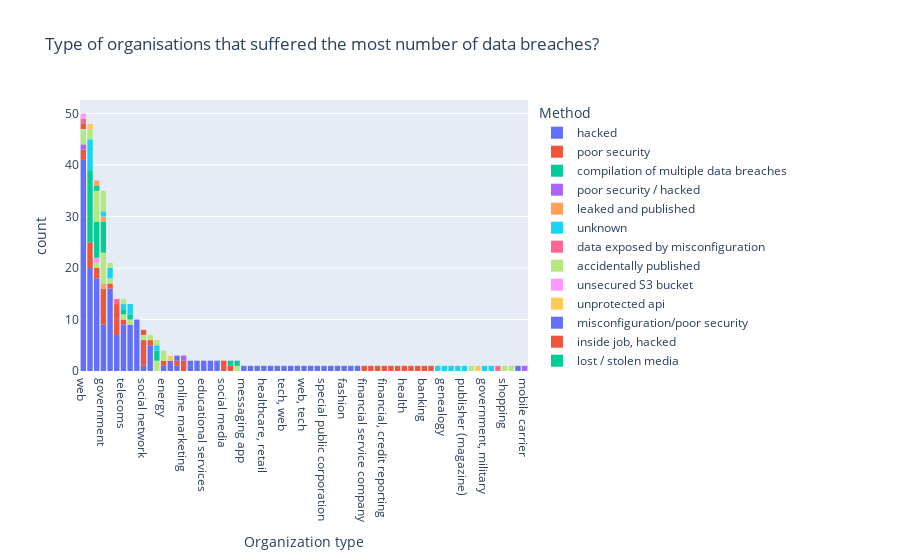

The code cell stored with this chart in its notebook:
### Code cell
fig = px.histogram(dataset, x="Organization type", y="Organization type", histfunc="count", color="Method", labels={'x':'Year', 'y':'Records'}, title='Type of organisations that suffered the most number of data breaches?').update_xaxes(categoryorder='total descending')
fig.show()

### Figure 1 — Plotly figure (JSON) as saved in the notebook; plotly's stock layout.template omitted (floating-point values rounded to 4 significant figures; data arrays with more than 128 entries replaced by an {"elided": "..."} marker saying what was removed)
{"data": [{"alignmentgroup": "True", "bingroup": "x", "histfunc": "count", "hovertemplate": "Method=hacked<br>Organization type=%{x}<br>count=%{y}<extra></extra>", "legendgroup": "hacked", "marker": {"color": "#636efa", "pattern": {"shape": ""}}, "name": "hacked", "offsetgroup": "hacked", "orientation": "v", "showlegend": true, "type": "histogram", "x": {"elided": "176 str values"}, "xaxis": "x", "y": {"elided": "176 str values"}, "yaxis": "y"}, {"alignmentgroup": "True", "bingroup": "x", "histfunc": "count", "hovertemplate": "Method=poor security<br>Organization type=%{x}<br>count=%{y}<extra></extra>", "legendgroup": "poor security", "marker": {"color": "#EF553B", "pattern": {"shape": ""}}, "name": "poor security", "offsetgroup": "poor security", "orientation": "v", "showlegend": true, "type": "histogram", "x": ["online marketing", "financial service company", "government", "online marketing", "social network", "data broker", "telecommunications", "tech", "social network", "tech", "personal and demographic data about residents and their properties of US", "social network", "financial, credit reporting", "market analysis", "tech", "government", "social network", "government", "government", "social media", "Clinical Laboratory", "tech", "various", "social media", "telecoms", "energy", "government", "healthcare", "health", "social network", "tech", "healthcare", "phone accessories", "healthcare", "web", "retail", "bureau", "government", "healthcare", "financial", "financial", "healthcare", "banking", "web", "transport", "tech", "government", "consulting, accounting"], "xaxis": "x", "y": ["online marketing", "financial service company", "government", "online marketing", "social network", "data broker", "telecommunications", "tech", "social network", "tech", "personal and demographic data about residents and their properties of US", "social network", "financial, credit reporting", "market analysis", "tech", "government", "social network", "government", "government", "social media", "Clinical Laboratory", "tech", "various", "social media", "telecoms", "energy", "government", "healthcare", "health", "social network", "tech", "healthcare", "phone accessories", "healthcare", "web", "retail", "bureau", "government", "healthcare", "financial", "financial", "healthcare", "banking", "web", "transport", "tech", "government", "consulting, accounting"], "yaxis": "y"}, {"alignmentgroup": "True", "bingroup": "x", "histfunc": "count", "hovertemplate": "Method=compilation of multiple data breaches<br>Organization type=%{x}<br>count=%{y}<extra></extra>", "legendgroup": "compilation of multiple data breaches", "marker": {"color": "#00cc96", "pattern": {"shape": ""}}, "name": "compilation of multiple data breaches", "offsetgroup": "compilation of multiple data breaches", "orientation": "v", "showlegend": true, "type": "histogram", "x": ["various"], "xaxis": "x", "y": ["various"], "yaxis": "y"}, {"alignmentgroup": "True", "bingroup": "x", "histfunc": "count", "hovertemplate": "Method=poor security / hacked<br>Organization type=%{x}<br>count=%{y}<extra></extra>", "legendgroup": "poor security / hacked", "marker": {"color": "#ab63fa", "pattern": {"shape": ""}}, "name": "poor security / hacked", "offsetgroup": "poor security / hacked", "orientation": "v", "showlegend": true, "type": "histogram", "x": ["web"], "xaxis": "x", "y": ["web"], "yaxis": "y"}, {"alignmentgroup": "True", "bingroup": "x", "histfunc": "count", "hovertemplate": "Method=leaked and published<br>Organization type=%{x}<br>count=%{y}<extra></extra>", "legendgroup": "leaked and published", "marker": {"color": "#FFA15A", "pattern": {"shape": ""}}, "name": "leaked and published", "offsetgroup": "leaked and published", "orientation": "v", "showlegend": true, "type": "histogram", "x": ["government"], "xaxis": "x", "y": ["government"], "yaxis": "y"}, {"alignmentgroup": "True", "bingroup": "x", "histfunc": "count", "hovertemplate": "Method=unknown<br>Organization type=%{x}<br>count=%{y}<extra></extra>", "legendgroup": "unknown", "marker": {"color": "#19d3f3", "pattern": {"shape": ""}}, "name": "unknown", "offsetgroup": "unknown", "orientation": "v", "showlegend": true, "type": "histogram", "x": ["Telephone directory", "genealogy", "background check", "humanitarian", "publisher (magazine)"], "xaxis": "x", "y": ["Telephone directory", "genealogy", "background check", "humanitarian", "publisher (magazine)"], "yaxis": "y"}, {"alignmentgroup": "True", "bingroup": "x", "histfunc": "count", "hovertemplate": "Method=data exposed by misconfiguration<br>Organization type=%{x}<br>count=%{y}<extra></extra>", "legendgroup": "data exposed by misconfiguration", "marker": {"color": "#FF6692", "pattern": {"shape": ""}}, "name": "data exposed by misconfiguration", "offsetgroup": "data exposed by misconfiguration", "orientation": "v", "showlegend": true, "type": "histogram", "x": ["tech"], "xaxis": "x", "y": ["tech"], "yaxis": "y"}, {"alignmentgroup": "True", "bingroup": "x", "histfunc": "count", "hovertemplate": "Method=accidentally published<br>Organization type=%{x}<br>count=%{y}<extra></extra>", "legendgroup": "accidentally published", "marker": {"color": "#B6E880", "pattern": {"shape": ""}}, "name": "accidentally published", "offsetgroup": "accidentally published", "orientation": "v", "showlegend": true, "type": "histogram", "x": ["financial", "web", "tech, retail", "web", "government", "social network", "government", "government", "government", "government", "military", "web", "telecoms", "web, military", "government", "retail", "military", "academic"], "xaxis": "x", "y": ["financial", "web", "tech, retail", "web", "government", "social network", "government", "government", "government", "government", "military", "web", "telecoms", "web, military", "government", "retail", "military", "academic"], "yaxis": "y"}, {"alignmentgroup": "True", "bingroup": "x", "histfunc": "count", "hovertemplate": "Method=unsecured S3 bucket<br>Organization type=%{x}<br>count=%{y}<extra></extra>", "legendgroup": "unsecured S3 bucket", "marker": {"color": "#FF97FF", "pattern": {"shape": ""}}, "name": "unsecured S3 bucket", "offsetgroup": "unsecured S3 bucket", "orientation": "v", "showlegend": true, "type": "histogram", "x": ["financial"], "xaxis": "x", "y": ["financial"], "yaxis": "y"}, {"alignmentgroup": "True", "bingroup": "x", "histfunc": "count", "hovertemplate": "Method=unprotected api<br>Organization type=%{x}<br>count=%{y}<extra></extra>", "legendgroup": "unprotected api", "marker": {"color": "#FECB52", "pattern": {"shape": ""}}, "name": "unprotected api", "offsetgroup": "unprotected api", "orientation": "v", "showlegend": true, "type": "histogram", "x": ["local search"], "xaxis": "x", "y": ["local search"], "yaxis": "y"}, {"alignmentgroup": "True", "bingroup": "x", "histfunc": "count", "hovertemplate": "Method=misconfiguration/poor security<br>Organization type=%{x}<br>count=%{y}<extra></extra>", "legendgroup": "misconfiguration/poor security", "marker": {"color": "#636efa", "pattern": {"shape": ""}}, "name": "misconfiguration/poor security", "offsetgroup": "misconfiguration/poor security", "orientation": "v", "showlegend": true, "type": "histogram", "x": ["telecommunications"], "xaxis": "x", "y": ["telecommunications"], "yaxis": "y"}, {"alignmentgroup": "True", "bingroup": "x", "histfunc": "count", "hovertemplate": "Method=inside job, hacked<br>Organization type=%{x}<br>count=%{y}<extra></extra>", "legendgroup": "inside job, hacked", "marker": {"color": "#EF553B", "pattern": {"shape": ""}}, "name": "inside job, hacked", "offsetgroup": "inside job, hacked", "orientation": "v", "showlegend": true, "type": "histogram", "x": ["web"], "xaxis": "x", "y": ["web"], "yaxis": "y"}, {"alignmentgroup": "True", "bingroup": "x", "histfunc": "count", "hovertemplate": "Method=lost / stolen media<br>Organization type=%{x}<br>count=%{y}<extra></extra>", "legendgroup": "lost / stolen media", "marker": {"color": "#00cc96", "pattern": {"shape": ""}}, "name": "lost / stolen media", "offsetgroup": "lost / stolen media", "orientation": "v", "showlegend": true, "type": "histogram", "x": ["military", "government", "telecoms", "financial", "healthcare", "healthcare", "financial", "financial", "government", "financial", "academic", "healthcare", "healthcare", "government", "financial", "healthcare", "healthcare", "healthcare", "government", "healthcare", "healthcare", "healthcare", "tech, retail", "financial", "healthcare", "healthcare", "healthcare", "healthcare", "government", "military", "government", "financial"], "xaxis": "x", "y": ["military", "government", "telecoms", "financial", "healthcare", "healthcare", "financial", "financial", "government", "financial", "academic", "healthcare", "healthcare", "government", "financial", "healthcare", "healthcare", "healthcare", "government", "healthcare", "healthcare", "healthcare", "tech, retail", "financial", "healthcare", "healthcare", "healthcare", "healthcare", "government", "military", "government", "financial"], "yaxis": "y"}, {"alignmentgroup": "True", "bingroup": "x", "histfunc": "count", "hovertemplate": "Method=publicly accessible Amazon Web Services (AWS) server<br>Organization type=%{x}<br>count=%{y}<extra></extra>", "legendgroup": "publicly accessible Amazon Web Services (AWS) server", "marker": {"color": "#ab63fa", "pattern": {"shape": ""}}, "name": "publicly accessible Amazon Web Services (AWS) server", "offsetgroup": "publicly accessible Amazon Web Services (AWS) server", "orientation": "v", "showlegend": true, "type": "histogram", "x": ["online marketing"], "xaxis": "x", "y": ["online marketing"], "yaxis": "y"}, {"alignmentgroup": "True", "bingroup": "x", "histfunc": "count", "hovertemplate": "Method=hacked and published<br>Organization type=%{x}<br>count=%{y}<extra></extra>", "legendgroup": "hacked and published", "marker": {"color": "#FFA15A", "pattern": {"shape": ""}}, "name": "hacked and published", "offsetgroup": "hacked and published", "orientation": "v", "showlegend": true, "type": "histogram", "x": ["government"], "xaxis": "x", "y": ["government"], "yaxis": "y"}, {"alignmentgroup": "True", "bingroup": "x", "histfunc": "count", "hovertemplate": "Method=lost / stolen computer<br>Organization type=%{x}<br>count=%{y}<extra></extra>", "legendgroup": "lost / stolen computer", "marker": {"color": "#19d3f3", "pattern": {"shape": ""}}, "name": "lost / stolen computer", "offsetgroup": "lost / stolen computer", "orientation": "v", "showlegend": true, "type": "histogram", "x": ["government, military", "military, healthcare", "healthcare", "academic", "healthcare", "retail", "healthcare", "healthcare", "military", "telecoms", "healthcare", "government", "healthcare", "retail", "academic"], "xaxis": "x", "y": ["government, military", "military, healthcare", "healthcare", "academic", "healthcare", "retail", "healthcare", "healthcare", "military", "telecoms", "healthcare", "government", "healthcare", "retail", "academic"], "yaxis": "y"}, {"alignmentgroup": "True", "bingroup": "x", "histfunc": "count", "hovertemplate": "Method=improper setting, hacked<br>Organization type=%{x}<br>count=%{y}<extra></extra>", "legendgroup": "improper setting, hacked", "marker": {"color": "#FF6692", "pattern": {"shape": ""}}, "name": "improper setting, hacked", "offsetgroup": "improper setting, hacked", "orientation": "v", "showlegend": true, "type": "histogram", "x": ["QR code payment", "web"], "xaxis": "x", "y": ["QR code payment", "web"], "yaxis": "y"}, {"alignmentgroup": "True", "bingroup": "x", "histfunc": "count", "hovertemplate": "Method=inside job<br>Organization type=%{x}<br>count=%{y}<extra></extra>", "legendgroup": "inside job", "marker": {"color": "#B6E880", "pattern": {"shape": ""}}, "name": "inside job", "offsetgroup": "inside job", "orientation": "v", "showlegend": true, "type": "histogram", "x": ["financial", "energy", "financial", "retail", "financial", "healthcare", "financial", "financial", "telecoms", "energy", "financial", "government", "shopping", "government", "military", "government", "government", "transport", "healthcare", "malware tools"], "xaxis": "x", "y": ["financial", "energy", "financial", "retail", "financial", "healthcare", "financial", "financial", "telecoms", "energy", "financial", "government", "shopping", "government", "military", "government", "government", "transport", "healthcare", "malware tools"], "yaxis": "y"}, {"alignmentgroup": "True", "bingroup": "x", "histfunc": "count", "hovertemplate": "Method=social engineering<br>Organization type=%{x}<br>count=%{y}<extra></extra>", "legendgroup": "social engineering", "marker": {"color": "#FF97FF", "pattern": {"shape": ""}}, "name": "social engineering", "offsetgroup": "social engineering", "orientation": "v", "showlegend": true, "type": "histogram", "x": ["web"], "xaxis": "x", "y": ["web"], "yaxis": "y"}, {"alignmentgroup": "True", "bingroup": "x", "histfunc": "count", "hovertemplate": "Method=poor security/inside job<br>Organization type=%{x}<br>count=%{y}<extra></extra>", "legendgroup": "poor security/inside job", "marker": {"color": "#FECB52", "pattern": {"shape": ""}}, "name": "poor security/inside job", "offsetgroup": "poor security/inside job", "orientation": "v", "showlegend": true, "type": "histogram", "x": ["hotel", "healthcare"], "xaxis": "x", "y": ["hotel", "healthcare"], "yaxis": "y"}, {"alignmentgroup": "True", "bingroup": "x", "histfunc": "count", "hovertemplate": "Method=ransomware hacked<br>Organization type=%{x}<br>count=%{y}<extra></extra>", "legendgroup": "ransomware hacked", "marker": {"color": "#636efa", "pattern": {"shape": ""}}, "name": "ransomware hacked", "offsetgroup": "ransomware hacked", "orientation": "v", "showlegend": true, "type": "histogram", "x": ["online shopping", "computer services for charities"], "xaxis": "x", "y": ["online shopping", "computer services for charities"], "yaxis": "y"}, {"alignmentgroup": "True", "bingroup": "x", "histfunc": "count", "hovertemplate": "Method=accidentally uploaded<br>Organization type=%{x}<br>count=%{y}<extra></extra>", "legendgroup": "accidentally uploaded", "marker": {"color": "#EF553B", "pattern": {"shape": ""}}, "name": "accidentally uploaded", "offsetgroup": "accidentally uploaded", "orientation": "v", "showlegend": true, "type": "histogram", "x": ["social network"], "xaxis": "x", "y": ["social network"], "yaxis": "y"}, {"alignmentgroup": "True", "bingroup": "x", "histfunc": "count", "hovertemplate": "Method=intentionally lost<br>Organization type=%{x}<br>count=%{y}<extra></extra>", "legendgroup": "intentionally lost", "marker": {"color": "#00cc96", "pattern": {"shape": ""}}, "name": "intentionally lost", "offsetgroup": "intentionally lost", "orientation": "v", "showlegend": true, "type": "histogram", "x": ["financial"], "xaxis": "x", "y": ["financial"], "yaxis": "y"}, {"alignmentgroup": "True", "bingroup": "x", "histfunc": "count", "hovertemplate": "Method=accidentally exposed<br>Organization type=%{x}<br>count=%{y}<extra></extra>", "legendgroup": "accidentally exposed", "marker": {"color": "#ab63fa", "pattern": {"shape": ""}}, "name": "accidentally exposed", "offsetgroup": "accidentally exposed", "orientation": "v", "showlegend": true, "type": "histogram", "x": ["mobile carrier"], "xaxis": "x", "y": ["mobile carrier"], "yaxis": "y"}, {"alignmentgroup": "True", "bingroup": "x", "histfunc": "count", "hovertemplate": "Method=rogue contractor<br>Organization type=%{x}<br>count=%{y}<extra></extra>", "legendgroup": "rogue contractor", "marker": {"color": "#FFA15A", "pattern": {"shape": ""}}, "name": "rogue contractor", "offsetgroup": "rogue contractor", "orientation": "v", "showlegend": true, "type": "histogram", "x": ["financial"], "xaxis": "x", "y": ["financial"], "yaxis": "y"}], "layout": {"barmode": "relative", "legend": {"title": {"text": "Method"}, "tracegroupgap": 0}, "title": {"text": "Type of organisations that suffered the most number of data breaches?"}, "xaxis": {"anchor": "y", "categoryorder": "total descending", "domain": [0, 1], "title": {"text": "Organization type"}}, "yaxis": {"anchor": "x", "domain": [0, 1], "title": {"text": "count"}}}}
